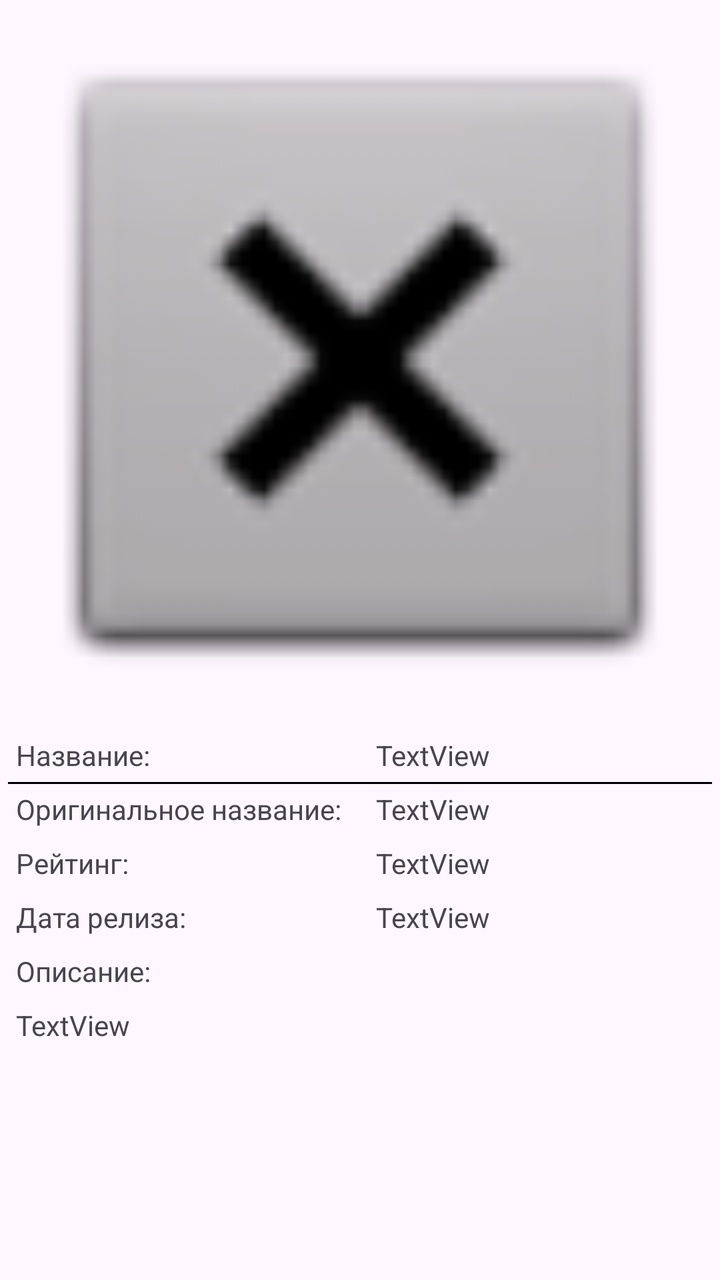
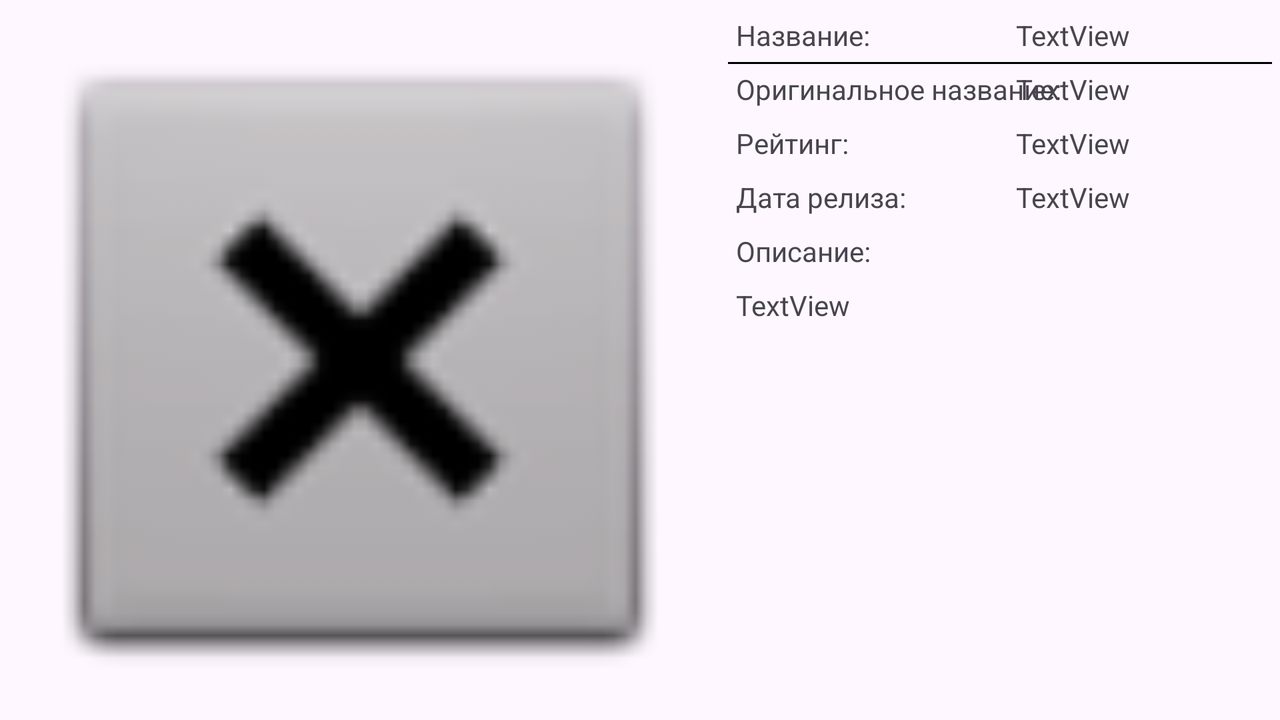

First picture: res/layout/ on a phone held upright. Second picture: the repository's own variant of that layout, on a device whose configuration matches the variant's folder. Source for both follows.
<!-- AndroidManifest.xml: application theme Theme.MyMovies -->
<!-- res/layout/activity_detail.xml -->
<?xml version="1.0" encoding="utf-8"?>
<ScrollView
    xmlns:android="http://schemas.android.com/apk/res/android"
    xmlns:app="http://schemas.android.com/apk/res-auto"
    xmlns:tools="http://schemas.android.com/tools"
    android:id="@+id/scrollViewInfo"
    android:layout_width="match_parent"
    android:layout_height="match_parent"
    tools:context=".DetailActivity">
<androidx.constraintlayout.widget.ConstraintLayout
    android:layout_width="match_parent"
    android:layout_height="wrap_content">

    <ImageView
        android:id="@+id/imageViewBigPoster"
        android:layout_width="0dp"
        android:layout_height="wrap_content"
        android:adjustViewBounds="true"
        app:layout_constraintEnd_toEndOf="parent"
        app:layout_constraintStart_toStartOf="parent"
        app:layout_constraintTop_toTopOf="parent"
        tools:srcCompat="@android:drawable/btn_dialog" />

    <ImageView
        android:id="@+id/imageViewAddToFavourite"
        android:layout_width="@dimen/size_of_star"
        android:layout_height="@dimen/size_of_star"
        android:layout_marginEnd="16dp"
        app:layout_constraintBottom_toBottomOf="@+id/imageViewBigPoster"
        app:layout_constraintEnd_toEndOf="@+id/imageViewBigPoster"
        app:layout_constraintTop_toBottomOf="@+id/imageViewBigPoster"
        android:onClick="onClickChangeFavourite"
        app:srcCompat="@drawable/favourite_remove" />

    <include
        layout="@layout/movie_info"
        android:id="@+id/movieInfo"
        android:layout_width="0dp"
        android:layout_height="wrap_content"
        app:layout_constraintStart_toStartOf="parent"
        app:layout_constraintEnd_toEndOf="parent"
        app:layout_constraintTop_toBottomOf="@id/imageViewAddToFavourite"/>

</androidx.constraintlayout.widget.ConstraintLayout>
</ScrollView>
<!-- res/layout/movie_info.xml (included above) -->
<?xml version="1.0" encoding="utf-8"?>
<androidx.constraintlayout.widget.ConstraintLayout xmlns:android="http://schemas.android.com/apk/res/android"
    android:layout_width="match_parent"
    android:layout_height="match_parent"
    xmlns:app="http://schemas.android.com/apk/res-auto">
    <TextView
        android:id="@+id/textViewLabelTitle"
        android:layout_width="wrap_content"
        android:layout_height="wrap_content"
        android:layout_marginStart="8dp"
        android:layout_marginTop="8dp"
        android:text="Название:"
        app:layout_constraintStart_toStartOf="parent"
        app:layout_constraintTop_toTopOf="parent"/>
    
    <View
        android:layout_width="0dp"
        android:layout_height="1dp"
        android:layout_margin="4dp"
        android:background="@color/black"
        app:layout_constraintTop_toBottomOf="@id/textViewLabelTitle"
        app:layout_constraintEnd_toEndOf="parent"
        app:layout_constraintStart_toStartOf="parent"/>

    <androidx.constraintlayout.widget.Guideline
        android:id="@+id/guidelineCenter"
        android:layout_width="wrap_content"
        android:layout_height="wrap_content"
        android:orientation="vertical"
        app:layout_constraintGuide_percent="0.5" />

    <TextView
        android:id="@+id/textViewTitle"
        android:layout_width="0dp"
        android:layout_height="wrap_content"
        android:layout_marginEnd="8dp"
        android:layout_marginStart="8dp"
        android:layout_marginTop="8dp"
        android:text="TextView"
        app:layout_constraintEnd_toEndOf="parent"
        app:layout_constraintStart_toStartOf="@+id/guidelineCenter"
        app:layout_constraintTop_toTopOf="parent"/>

    <TextView
        android:id="@+id/textViewLabelOriginalTitle"
        android:layout_width="wrap_content"
        android:layout_height="wrap_content"
        android:layout_marginStart="8dp"
        android:layout_marginTop="8dp"
        android:text="Оригинальное название:"
        app:layout_constraintStart_toStartOf="parent"
        app:layout_constraintTop_toBottomOf="@+id/textViewTitle" />

    <TextView
        android:id="@+id/textViewOriginalTitle"
        android:layout_width="0dp"
        android:layout_height="wrap_content"
        android:layout_marginStart="8dp"
        android:layout_marginTop="8dp"
        android:layout_marginEnd="8dp"
        android:text="TextView"
        app:layout_constraintEnd_toEndOf="parent"
        app:layout_constraintStart_toStartOf="@+id/guidelineCenter"
        app:layout_constraintTop_toBottomOf="@+id/textViewTitle" />

    <TextView
        android:id="@+id/textViewLabelRating"
        android:layout_width="wrap_content"
        android:layout_height="wrap_content"
        android:layout_marginStart="8dp"
        android:layout_marginTop="8dp"
        android:text="Рейтинг:"
        app:layout_constraintStart_toStartOf="parent"
        app:layout_constraintTop_toBottomOf="@+id/textViewOriginalTitle" />

    <TextView
        android:id="@+id/textViewRating"
        android:layout_width="wrap_content"
        android:layout_height="wrap_content"
        android:layout_marginStart="8dp"
        android:layout_marginTop="8dp"
        android:text="TextView"
        app:layout_constraintStart_toStartOf="@+id/guidelineCenter"
        app:layout_constraintTop_toBottomOf="@+id/textViewOriginalTitle" />

    <TextView
        android:id="@+id/textViewLabelReleaseDate"
        android:layout_width="wrap_content"
        android:layout_height="wrap_content"
        android:layout_marginStart="8dp"
        android:layout_marginTop="8dp"
        android:text="Дата релиза:"
        app:layout_constraintStart_toStartOf="parent"
        app:layout_constraintTop_toBottomOf="@+id/textViewRating" />

    <TextView
        android:id="@+id/textViewReleaseDate"
        android:layout_width="0dp"
        android:layout_height="wrap_content"
        android:layout_marginStart="8dp"
        android:layout_marginTop="8dp"
        android:layout_marginEnd="8dp"
        android:text="TextView"
        app:layout_constraintEnd_toEndOf="parent"
        app:layout_constraintStart_toStartOf="@+id/guidelineCenter"
        app:layout_constraintTop_toBottomOf="@+id/textViewRating" />

    <TextView
        android:id="@+id/textViewLabelDescription"
        android:layout_width="wrap_content"
        android:layout_height="wrap_content"
        android:layout_marginStart="8dp"
        android:layout_marginTop="8dp"
        android:text="Описание:"
        app:layout_constraintStart_toStartOf="parent"
        app:layout_constraintTop_toBottomOf="@+id/textViewReleaseDate" />

    <TextView
        android:id="@+id/textViewOverview"
        android:layout_width="wrap_content"
        android:layout_height="wrap_content"
        android:layout_marginStart="8dp"
        android:layout_marginTop="8dp"
        android:text="TextView"
        app:layout_constraintStart_toStartOf="parent"
        app:layout_constraintTop_toBottomOf="@+id/textViewLabelDescription" />

    <androidx.recyclerview.widget.RecyclerView
        android:id="@+id/recyclerViewTrailers"
        android:nestedScrollingEnabled="false"
        android:layout_width="0dp"
        android:layout_height="wrap_content"
        app:layout_constraintEnd_toEndOf="parent"
        app:layout_constraintStart_toStartOf="parent"
        app:layout_constraintTop_toBottomOf="@+id/textViewOverview" />

    <androidx.recyclerview.widget.RecyclerView
        android:id="@+id/recyclerViewReviews"
        android:nestedScrollingEnabled="false"
        android:layout_width="0dp"
        android:layout_height="wrap_content"
        app:layout_constraintEnd_toEndOf="parent"
        app:layout_constraintStart_toStartOf="parent"
        app:layout_constraintTop_toBottomOf="@+id/recyclerViewTrailers" />

</androidx.constraintlayout.widget.ConstraintLayout>
<!-- resources referenced by this layout -->
<resources>
  <color name="black">#FF000000</color>
  <style name="Theme.MyMovies" parent="Base.Theme.MyMovies" />
  <style name="Base.Theme.MyMovies" parent="Theme.Material3.DayNight">
          
          <item name="colorPrimary">@color/colorPrimary</item>
          <item name="colorPrimaryDark">@color/colorPrimaryDark</item>
          <item name="colorAccent">@color/colorAccent</item>
      </style>
  <color name="colorPrimary">#FF000000</color>
  <color name="colorPrimaryDark">#FF000000</color>
  <color name="colorAccent">#FF4081</color>
</resources>
<!-- res/layout-land/activity_detail.xml (the repository's variant of the layout above) -->
<!-- drawn on the phone turned sideways -->
<?xml version="1.0" encoding="utf-8"?>
<androidx.constraintlayout.widget.ConstraintLayout
    xmlns:android="http://schemas.android.com/apk/res/android"
    xmlns:app="http://schemas.android.com/apk/res-auto"
    xmlns:tools="http://schemas.android.com/tools"
    android:layout_width="match_parent"
    android:layout_height="match_parent"
    tools:context=".DetailActivity">

    <ImageView
        android:id="@+id/imageViewBigPoster"
        android:layout_width="wrap_content"
        android:layout_height="0dp"
        android:adjustViewBounds="true"
        app:layout_constraintStart_toStartOf="parent"
        app:layout_constraintTop_toTopOf="parent"
        app:layout_constraintBottom_toBottomOf="parent"
        tools:srcCompat="@android:drawable/btn_dialog" />

    <ImageView
        android:id="@+id/imageViewAddToFavourite"
        android:layout_width="40dp"
        android:layout_height="40dp"
        android:layout_marginEnd="16dp"
        android:layout_marginTop="16dp"
        app:layout_constraintEnd_toEndOf="@+id/imageViewBigPoster"
        app:layout_constraintTop_toTopOf="@+id/imageViewBigPoster"
        android:onClick="onClickChangeFavourite"
        app:srcCompat="@drawable/favourite_remove" />

    <ScrollView
        android:id="@+id/scrollViewInfo"
        android:layout_width="0dp"
        android:layout_height="0dp"
        app:layout_constraintBottom_toBottomOf="parent"
        app:layout_constraintTop_toTopOf="parent"
        app:layout_constraintEnd_toEndOf="parent"
        app:layout_constraintStart_toEndOf="@id/imageViewBigPoster">
        <include
            layout="@layout/movie_info"
            android:id="@+id/movieInfo"
            android:layout_width="match_parent"
            android:layout_height="wrap_content" />
    </ScrollView>


</androidx.constraintlayout.widget.ConstraintLayout>
